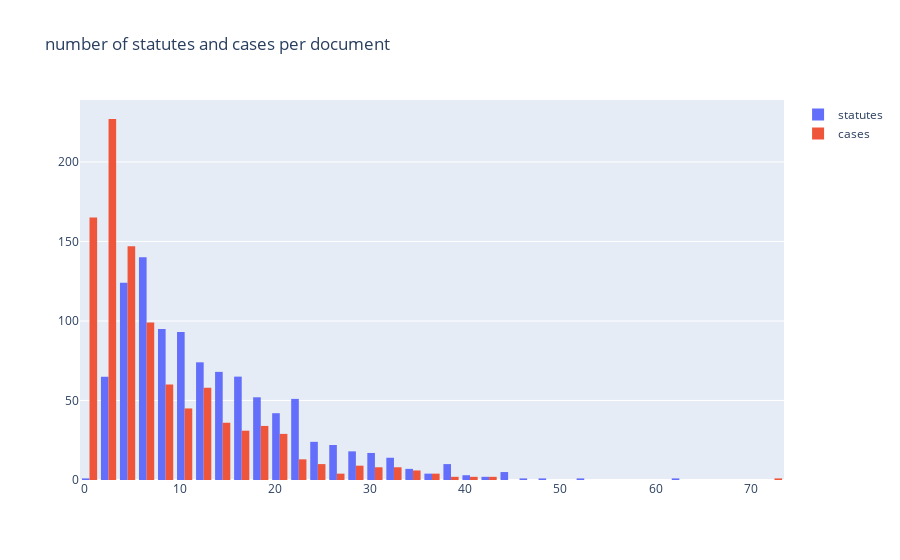

Write notebook code for a chart like this one.
### Markdown cell above
## types of citations

### Code cell
is_statute = lambda citation_variants: any("§" in variant for variant in citation_variants)
count_statutes = lambda citations: sum(is_statute(citation) for citation in citations)
count_cases = lambda citations: sum(not is_statute(citation) for citation in citations)

df['num_statues'] = df['citation_vocab'].apply(count_statutes)
df['count_cases'] = df['citation_vocab'].apply(count_cases)
# df['num_statues'].hist(bins=20, alpha=0.5, label='statutes')
# df['count_cases'].hist(bins=20, alpha=0.5, label='cases')

# draw the same plot in plotly
fig = px.histogram(df, x="num_statues", nbins=50)
fig = px.histogram(df, x="count_cases", nbins=50)

# use go.histogramm to draw the histogram
import plotly.graph_objects as go
fig = go.Figure(data=[go.Histogram(x=df['num_statues'], nbinsx=50, name='statutes'),
                      go.Histogram(x=df['count_cases'], nbinsx=50, name='cases')])

# add title
fig.update_layout(title_text="number of statutes and cases per document")
fig.show()
figures.append(fig)

### Figure 1 — Plotly figure (JSON) as saved in the notebook; plotly's stock layout.template omitted (floating-point values rounded to 4 significant figures; data arrays with more than 128 entries replaced by an {"elided": "..."} marker saying what was removed)
{"data": [{"name": "statutes", "nbinsx": 50, "type": "histogram", "x": {"elided": "1000 int values"}}, {"name": "cases", "nbinsx": 50, "type": "histogram", "x": {"elided": "1000 int values"}}], "layout": {"title": {"text": "number of statutes and cases per document"}}}
